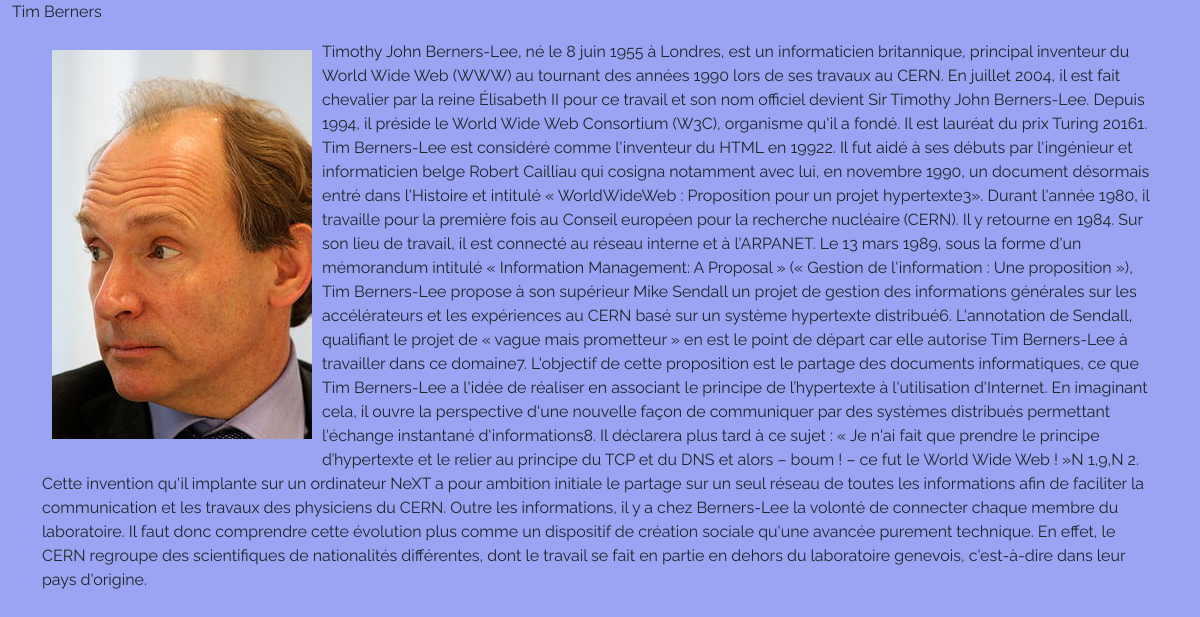
Page /detail.php?code=1 on the committed database.
### tables this page shows
CREATE TABLE `personnages` (
  `id` int(11) NOT NULL,
  `nom_complet` varchar(50) DEFAULT NULL,
  `nom_image` varchar(50) DEFAULT NULL,
  `historique` longtext DEFAULT NULL
);

### detail.php (the view, shortened to what this page needs)
<?php
require_once("traitement.php");
$code = $_GET['code'];
$prep = $connexion->prepare("SELECT * FROM personnages WHERE id=?");
$params = array($code);
$prep->execute($params);
$details = $prep->fetch();
?>
<!DOCTYPE html>
<html lang="en">
<head>
    <link rel="stylesheet" href="bootstrap/css/bootstrap.min.css">
    <link rel="stylesheet" href="details.css">
    <link rel="stylesheet" href="bootstrap/js/bootstrap.min.js">
</head>
<body>
    <div class="container-fluid">
        <p><?php echo ($details["nom_complet"]) ?></p>
        <div class="container">
            <div class="row">
                <div style="height: 400px;">
                    <img style="display: inline;float:left;padding: 10px;" src="<?= $details["nom_image"] ?>" alt="">
                    <p><?php echo ($details["historique"]) ?></p>
                </div>
            </div>
        </div>
    </div>
</body>
</html>

### details.css (style rules this page uses)
body,html { margin:0; padding: 0; }
body { font-family: 'Raleway', sans-serif; background-color:rgb(154, 164, 243); }

### rows in the picture
personnages: nom_complet "Tim Berners", historique "Timothy John Berners-Lee, né le 8 juin 1955 à Londres, est un informaticien britannique, principal inventeur du World Wide Web (WWW) au tournant des années 1990 lors de ses travaux au CERN. En juillet 2004, il est fait chevalier par la reine Élisabeth II pour ce travail et son nom officiel devient Sir Timothy John Berners-Lee. Depuis 1994, il préside le World Wide Web Consortium (W3C), organisme qu'il a fondé. Il est lauréat du prix Turing 20161. Tim Berners-Lee est considéré comme l'inventeur du HTML en 19922. Il fut aidé à ses débuts par l'ingénieur et informaticien belge Robert Cailliau qui cosigna notamment avec lui, en novembre 1990, un document désormais entré dans l'Histoire et…"
